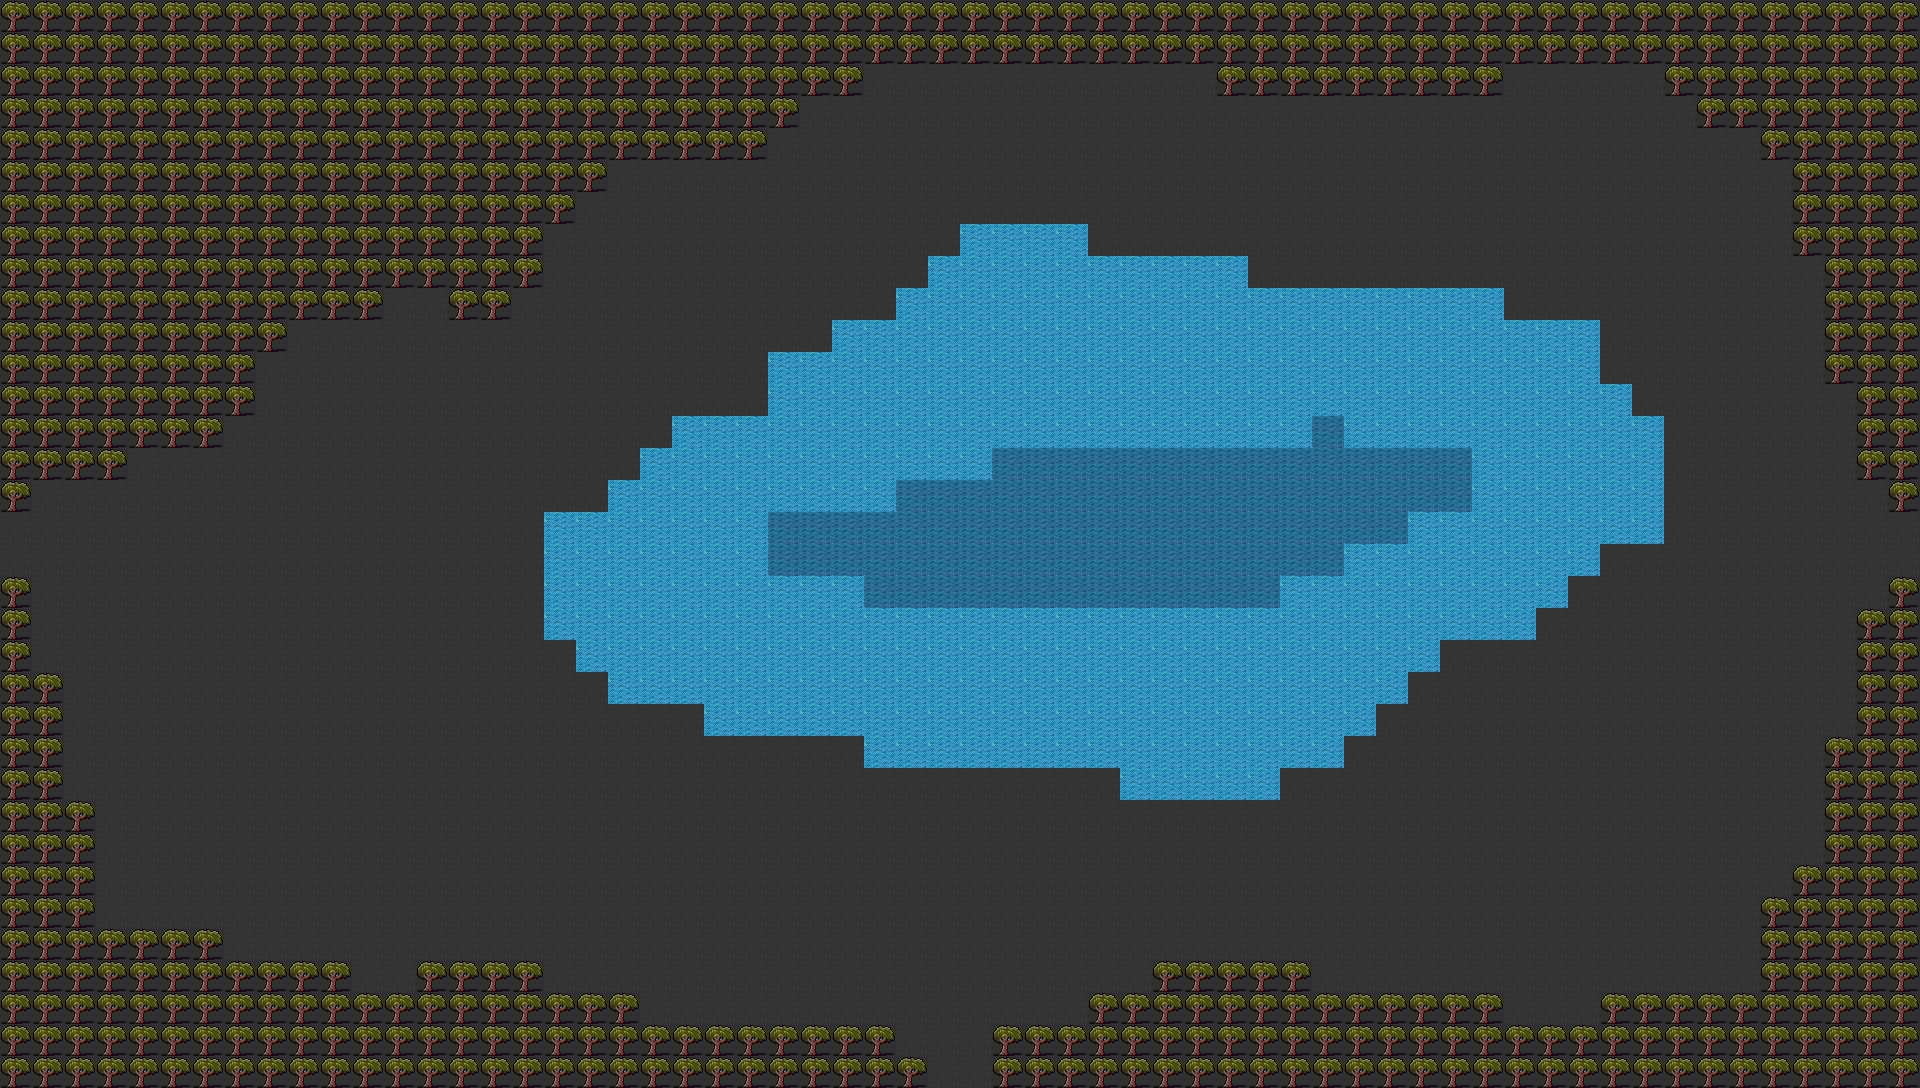

Rendered tile map (Tiled .tmx) drawn with the repository's tilesets; below, a short description and the map source with its tile grids summarised:
An orthogonal 60x34 tile map with 32x32 px tiles, 3 tile layers (Base, Decorations, AllowProjectile), 7 tilesets and 9 objects (9x Enemy).

<map version="1.0" orientation="orthogonal" width="60" height="34" tilewidth="32" tileheight="32">
 <tileset firstgid="1" source="../../tilesets/Dungeon 1.tsx" />
 <tileset firstgid="91" source="../../tilesets/Dungeon 2.tsx" />
 <tileset firstgid="235" source="../../tilesets/Dungeon 3.tsx" />
 <tileset firstgid="352" source="../../tilesets/Dungeon 4.tsx" />
 <tileset firstgid="523" source="../../tilesets/Overworld 1.tsx" />
 <tileset firstgid="651" source="../../tilesets/Overworld 2.tsx" />
 <tileset firstgid="787" source="../../tilesets/Overworld 3.tsx" />
 <layer name="Base" width="60" height="34">
  <data>[2040 cells, 2040 non-empty, 1 distinct tile ids]</data>
 </layer>
 <layer name="Decorations" width="60" height="34">
  <data>[2040 cells, 626 non-empty, 1 distinct tile ids]</data>
 </layer>
 <layer name="AllowProjectile" width="60" height="34">
  <data>[2040 cells, 430 non-empty, 2 distinct tile ids]</data>
 </layer>
 <objectgroup name="Objects" width="60" height="34">
  <object name="Zombie" type="Enemy" x="1571" y="166" width="32" height="32" />
  <object name="Zombie" type="Enemy" x="1715" y="706" width="32" height="32" />
  <object name="Zombie" type="Enemy" x="1545" y="868" width="32" height="32" />
  <object name="Zombie" type="Enemy" x="756" y="920" width="32" height="32" />
  <object name="Zombie" type="Enemy" x="329" y="771" width="32" height="32" />
  <object name="Zombie" type="Enemy" x="378" y="363" width="32" height="32" />
  <object name="Zombie" type="Enemy" x="712" y="222" width="32" height="32" />
  <object name="Zombie" type="Enemy" x="1094" y="123" width="32" height="32" />
  <object name="Zombie" type="Enemy" x="1364" y="205" width="32" height="32" />
 </objectgroup>
</map>
